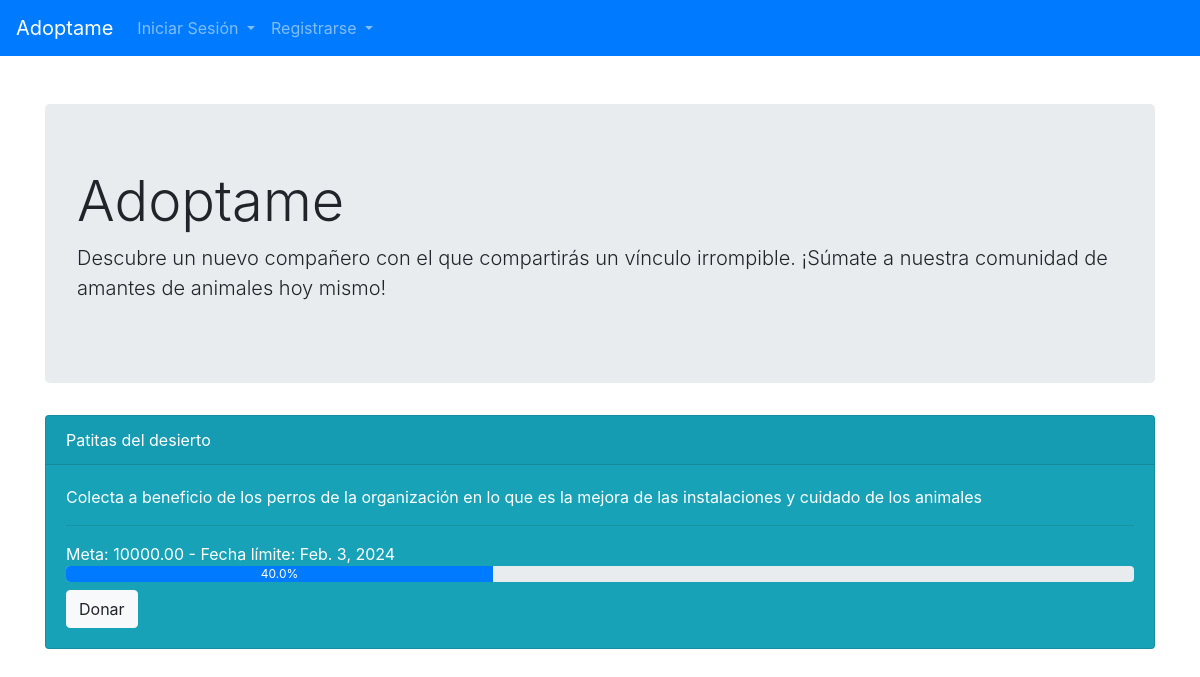
The page / on the database its author committed.
### Aplicaciones/Adoptar/models.py (models this page shows)
class Colecta(models.Model):
    organizacion = models.ForeignKey(Organizacion, on_delete=models.CASCADE)
    meta = models.DecimalField(max_digits=12, decimal_places=2)
    recaudado = models.DecimalField(max_digits=12, decimal_places=2, default=0)
    fecha_limite = models.DateField()
    descripcion = models.TextField()

class Organizacion(models.Model):
    nombre_organizacion=models.CharField(max_length=50)
    tipo_organizacion=models.CharField(max_length=50)
    descripcion_org=models.TextField()
    email_organizacion=models.EmailField()
    password_org=models.CharField(max_length=50, default='default_value')
    telefono_organizacion=models.DecimalField(max_digits=10, decimal_places=0)
    direccion=models.CharField(max_length=50)
    sitio_web=models.URLField()
    def __str__(self):
        texto = "{0}"
        return texto.format(self.nombre_organizacion)

### Aplicaciones/Adoptar/views.py (the view)
# urls.py: path('', views.index, name='index'),
def index(request):
   colectas = Colecta.objects.all()
   colectas_con_porcentaje = []
   for colecta in colectas:
       porcentaje_recaudado = (colecta.recaudado / colecta.meta) * 100
       colectas_con_porcentaje.append((colecta, porcentaje_recaudado))
   return render(request, 'index.html', {'colectas': colectas_con_porcentaje})

### Aplicaciones/Adoptar/templates/index.html (shortened to what this page needs)
{% load static %}
<!DOCTYPE html>
<html lang="en">
<head>
    <link rel="stylesheet" href="https://stackpath.bootstrapcdn.com/bootstrap/4.3.1/css/bootstrap.min.css">
</head>
<body>
    <nav class="navbar navbar-expand-lg navbar-dark bg-primary">
        <a class="navbar-brand" href="#">Adoptame</a>
        <div class="collapse navbar-collapse" id="navbarNav">
            <ul class="navbar-nav">
                <li class="nav-item dropdown">
                    <a class="nav-link dropdown-toggle" href="#" id="navbarDropdown" role="button" data-toggle="dropdown" aria-haspopup="true" aria-expanded="false">
                        Iniciar Sesión
                    </a>
                </li>
                <li class="nav-item dropdown">
                    <a class="nav-link dropdown-toggle" href="#" id="navbarDropdown" role="button" data-toggle="dropdown" aria-haspopup="true" aria-expanded="false">
                        Registrarse
                    </a>
                </li>
            </ul>
        </div>
    </nav>
    <div class="container mt-5">
        <div class="jumbotron">
            <h1 class="display-4">Adoptame</h1>
            <p class="lead">Descubre un nuevo compañero con el que compartirás un vínculo irrompible. ¡Súmate a nuestra comunidad de amantes de animales hoy mismo!</p>
        </div>
        {% for colecta, porcentaje_recaudado in colectas %}
        <div class="card mb-3 text-white bg-info">
            <div class="card-header">
                {{ colecta.organizacion }}
            </div>
            <div class="card-body">
                <p class="card-text">{{ colecta.descripcion }}</p>
                <hr>
                <p class="mb-0">Meta: {{ colecta.meta }} - Fecha límite: {{ colecta.fecha_limite }}</p>
                <div class="progress">
                    <div class="progress-bar" role="progressbar" style="width: {{ porcentaje_recaudado }}%;" aria-valuenow="{{ porcentaje_recaudado }}" aria-valuemin="0" aria-valuemax="100">{{ porcentaje_recaudado }}%</div>
                </div>
                <a href="{% url 'donar' colecta.id %}" class="btn btn-light mt-2">Donar</a>
            </div>
        </div>
        {% endfor %}
    </div>
</body>
</html>

### rows shown on the page
Colecta: organizacion "Patitas del desierto", descripcion "Colecta a beneficio de los perros de la organización en lo que es la mejora de las instalaciones y cuidado de los animales", meta "10000.00", fecha_limite "Feb. 3, 2024", porcentaje_recaudado "40.0"
